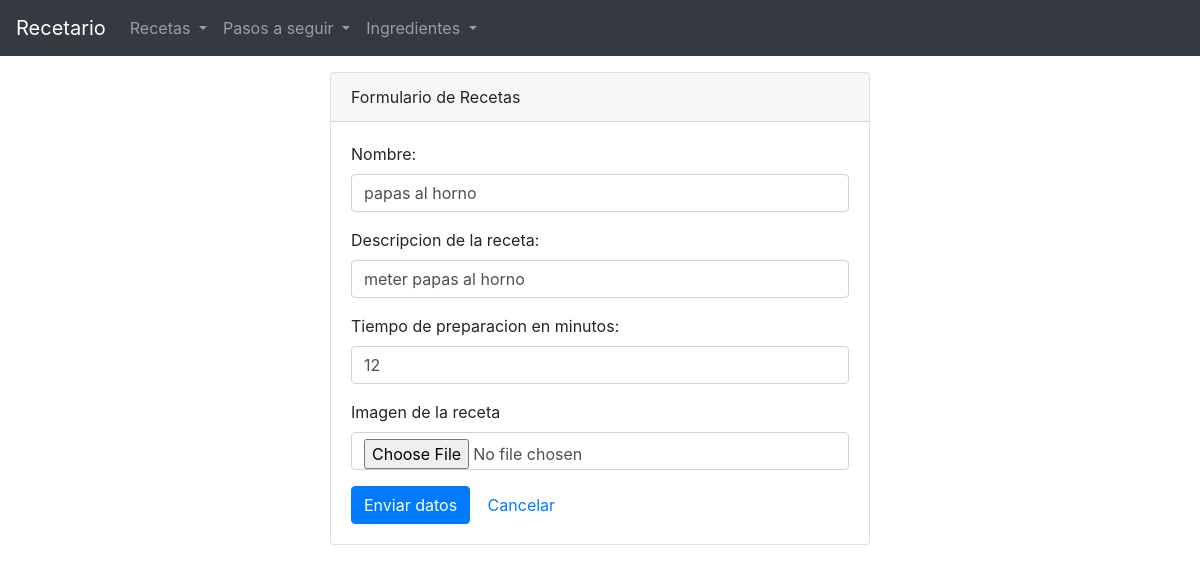
The page /formReceta.php?id=10 on the database its author committed.
### tables this page shows
CREATE TABLE `receta` (
  `id` int(11) NOT NULL,
  `nombres` varchar(100) NOT NULL,
  `descripcion` varchar(400) NOT NULL,
  `tiempo` int(11) NOT NULL,
  `foto` varchar(100) NOT NULL
);

### src/bll/recetaBLL.php (called while the page is built, shortened)
<?php
class recetaBLL
{
    function selectById($id)
    {
        $objConnection = new Connection();
        $res = $objConnection->queryWithParams("
            SELECT id, nombres, descripcion, tiempo, foto
            FROM receta
            WHERE id = :varId
        ", array(
            ":varId" => $id
        ));
        $row = $res->fetch(PDO::FETCH_ASSOC);
        $objReceta = $this->rowToDto($row);
        return $objReceta;
    }
    private function rowToDto($row)
    {
        $objReceta = new receta();
        $objReceta->setId($row["id"]);
        $objReceta->setNombre($row["nombres"]);
        $objReceta->setDescripcion($row["descripcion"]);
        $objReceta->setTiempo($row["tiempo"]);
        $objReceta->setFoto($row["foto"]);
        return $objReceta;
    }
}

### src/dal/Connection.php (called while the page is built, shortened)
<?php
class Connection
{
    private $db = "recetario";
    private $host = "localhost";
    private $username = "root";
    private $password = "";
    private $connection;
    function getConnection()
    {
        if ($this->connection == null) {
            $this->connection = new PDO("mysql:host=$this->host;dbname=$this->db;charset=utf8", $this->username, $this->password);
            $this->connection->setAttribute(PDO::ATTR_ERRMODE, PDO::ERRMODE_EXCEPTION);
            $this->connection->setAttribute(PDO::ATTR_EMULATE_PREPARES, false);
        }
        return $this->connection;
    }
    function queryWithParams($csql, $paramArray)
    {
        $q = $this->getConnection()->prepare($csql);
        $q->execute($paramArray);
        return $q;
    }
}

### src/dto/receta.php (called while the page is built, shortened)
<?php
class receta
{
    private $nombre;
    private $descripcion;
    private $tiempo;
    public function getNombre()
    {
        return $this->nombre;
    }
    public function setNombre($nombre)
    {
        $this->nombre = $nombre;
    }
    public function getDescripcion()
    {
        return $this->descripcion;
    }
    public function setDescripcion($descripcion)
    {
        $this->descripcion = $descripcion;
    }
    public function getTiempo()
    {
        return $this->tiempo;
    }
    public function setTiempo($tiempo)
    {
        $this->tiempo = $tiempo;
    }
}

### formReceta.php (the view, shortened to what this page needs)
<?php include_once "header.php"; ?>
<?php
$recetaBLL=new recetaBLL();
$objReceta=null;
if(isset($_REQUEST['id'])){
    $id=$_REQUEST['id'];
    $objReceta=$recetaBLL->selectById($id);
}
?>
<div class="container">
    <div class="row">
        <div class="col-6 offset-3">
            <div class="card mt-3">
                <div class="card-header">
                    Formulario de Recetas
                </div>
                <div class="card-body">
                    <form method="post" action="indexReceta.php" enctype="multipart/form-data">
                        <div class="form-group">
                            <div>
                                <label>Nombre: </label>
                            </div>
                            <div>
                                <input type="text" name="nombre" class="form-control"
                                       value="<?php echo ($objReceta == null) ? '' : $objReceta->getNombre(); ?>"/>
                            </div>
                        </div>
                        <div class="form-group">
                            <div>
                                <label>Descripcion de la receta: </label>
                            </div>
                            <div>
                                <input type="text" name="descripcion" class="form-control"
                                       value="<?php echo ($objReceta == null) ? '' : $objReceta->getDescripcion(); ?>"/>
                            </div>
                        </div>
                        <div class="form-group">
                            <div>
                                <label>Tiempo de preparacion en minutos: </label>
                            </div>
                            <div>
                                <input type="number" name="tiempo" class="form-control"
                                       value="<?php echo ($objReceta == null) ? '' : $objReceta->getTiempo(); ?>"/>
                            </div>
                        </div>
                        <div class="form-group">
                            <div>
                                <label>Imagen de la receta</label>
                            </div>
                            <div>
                                <input type="file" name="foto" class="form-control"/>
                            </div>
                        </div>
                        <div>
                            <input type="submit" value="Enviar datos" class="btn btn-primary"/>
                            <a class="btn btn-link" href="indexReceta.php">Cancelar</a>
                        </div>
                    </form>
                </div>
            </div>
        </div>
    </div>
</div>

### rows shown on the page
receta: nombre "papas al horno", descripcion "meter papas al horno", tiempo "12"
